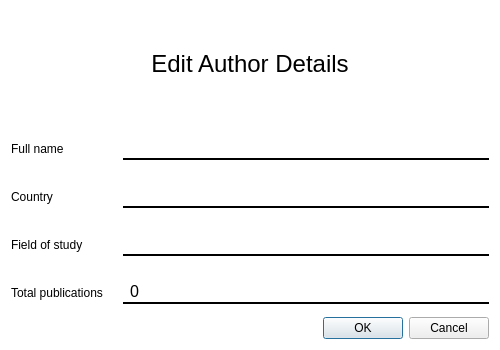
<?xml version="1.0" encoding="UTF-8"?>
<ui version="4.0">
 <class>EditAuthorDialog</class>
 <widget class="QDialog" name="EditAuthorDialog">
  <property name="geometry">
   <rect>
    <x>0</x>
    <y>0</y>
    <width>500</width>
    <height>350</height>
   </rect>
  </property>
  <property name="windowTitle">
   <string>Edit Author</string> </property>
  <property name="modal">
   <bool>true</bool>
  </property>
  <property name="styleSheet">
   <string notr="true">/* --- Nền chung --- */
QWidget#EditAuthorDialog {
    background-color: #FFFFFF;
}
/* --- Tiêu đề "Edit Author Details" --- */
QLabel#titleLabel {
    font-size: 24px;
    font-family: "Times New Roman", serif;
    color: #000000;
    padding-bottom: 15px;
}
/* --- Các nhãn (Full name, Country...) --- */
QLabel[objectName$="Label"] {
    background-color: #12B0E8;
    color: white;
    border-radius: 6px;
    padding: 8px;
    font-size: 14px;
    font-weight: bold;
    min-width: 120px;
}
/* --- Các khung nhập liệu (QLineEdit) --- */
QLineEdit {
    border: none;
    border-bottom: 2px solid #000000;
    background-color: transparent;
    font-size: 16px;
    padding-left: 5px;
}
QLineEdit:focus {
    border-bottom: 2px solid #12B0E8;
}
/* --- Khung nhập số (QSpinBox) --- */
QSpinBox {
    border: none;
    border-bottom: 2px solid #000000;
    background-color: transparent;
    font-size: 16px;
    padding-left: 5px;
}
QSpinBox:focus {
    border-bottom: 2px solid #12B0E8;
}
QSpinBox::up-button, QSpinBox::down-button {
    border: none;
    width: 0px;
}
</string>
  </property>
  <layout class="QVBoxLayout" name="verticalLayout">
   <item>
    <widget class="QLabel" name="titleLabel">
     <property name="text">
      <string>Edit Author Details</string> </property>
     <property name="alignment">
      <set>Qt::AlignCenter</set>
     </property>
    </widget>
   </item>
   <item>
    <layout class="QFormLayout" name="formLayout">
     <property name="labelAlignment">
      <set>Qt::AlignLeading|Qt::AlignLeft|Qt::AlignVCenter</set>
     </property>
     <property name="horizontalSpacing">
      <number>20</number>
     </property>
     <property name="verticalSpacing">
      <number>25</number>
     </property>
     <item row="0" column="0">
      <widget class="QLabel" name="fullNameLabel">
       <property name="text">
        <string>Full name</string>
       </property>
      </widget>
     </item>
     <item row="0" column="1">
      <widget class="QLineEdit" name="fullNameLineEdit"/>
     </item>
     <item row="1" column="0">
      <widget class="QLabel" name="countryLabel">
       <property name="text">
        <string>Country</string>
       </property>
      </widget>
     </item>
     <item row="1" column="1">
      <widget class="QLineEdit" name="countryLineEdit"/>
     </item>
     <item row="2" column="0">
      <widget class="QLabel" name="fieldOfStudyLabel">
       <property name="text">
        <string>Field of study</string>
       </property>
      </widget>
     </item>
     <item row="2" column="1">
      <widget class="QLineEdit" name="fieldOfStudyLineEdit"/>
     </item>
     <item row="3" column="0">
      <widget class="QLabel" name="publicationsLabel">
       <property name="text">
        <string>Total publications</string>
       </property>
      </widget>
     </item>
     <item row="3" column="1">
      <widget class="QSpinBox" name="publicationsSpinBox">
       <property name="maximum">
        <number>9999</number>
       </property>
      </widget>
     </item>
    </layout>
   </item>
   <item>
    <spacer name="verticalSpacer">
     <property name="orientation">
      <enum>Qt::Vertical</enum>
     </property>
    </spacer>
   </item>
   <item>
    <widget class="QDialogButtonBox" name="buttonBox">
     <property name="orientation">
      <enum>Qt::Horizontal</enum>
     </property>
     <property name="standardButtons">
      <set>QDialogButtonBox::Cancel|QDialogButtonBox::Ok</set>
     </property>
    </widget>
   </item>
  </layout>
 </widget>
 <resources/>
 <connections>
  <connection>
   <sender>buttonBox</sender>
   <signal>accepted()</signal>
   <receiver>EditAuthorDialog</receiver>
   <slot>accept()</slot>
  </connection>
  <connection>
   <sender>buttonBox</sender>
   <signal>rejected()</signal>
   <receiver>EditAuthorDialog</receiver>
   <slot>reject()</slot>
  </connection>
 </connections>
</ui>
